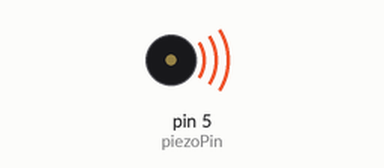
This sketch was run on a simulated Arduino Uno, built with avr-gcc and run on an emulated ATmega328P. On the bench: buzzer (waves = sounding).

Above: at 0.2 s.
Timing chart, 0 to 3.0 s (numbered marks = the images above):
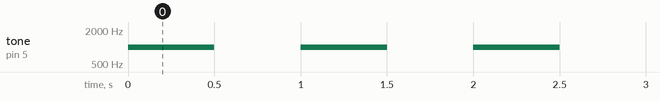

Measured:
- by itself, tone on pin 5 (piezoPin): alternates 1000 Hz for 0.50 s and silent for 0.50 s

The sketch:

alert.ino
```cpp
int piezoPin = 5;

void setup() {
  // put your setup code here, to run once:

}

void loop() {
  // put your main code here, to run repeatedly:
  tone(piezoPin, 1000, 500);
  delay(1000);
}
```
